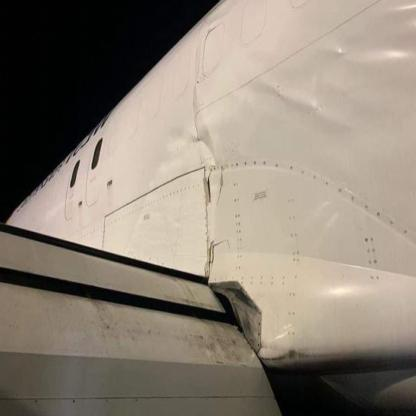
#> input picture Backend/temp_image.jpg, 416 x 416 px; its folder holds only this picture in this run; the run also reads 1 picture not shown here
$ jupyter execute --allow-errors Backend.ipynb
#> lines starting #> are read from the running program, lines starting #| are printed output that depends on the picture; after the words box and inside, x2 and y2 are one past the last pixel; in counts of white or black regions, pixels touching at a corner belong together
 # EXSISTING AND LAGGING MODELS

[cell 1]
import numpy as np
import matplotlib.pyplot as plt
from scipy.signal import butter, filtfilt

# Generate sample electrical signals (replace this with your actual data)
num_samples = 1000
time = np.linspace(0, 10, num_samples)
normal_signal = np.sin(2 * np.pi * 1 * time) + np.random.normal(0, 0.1, num_samples)
faulty_signal = np.sin(2 * np.pi * 1 * time) + np.sin(2 * np.pi * 3 * time) + np.random.normal(0, 0.1, num_samples)

# Introduce a fault scenario (intermittent shorts due to partial wire severance)
faulty_signal += np.random.choice([0, 2], size=num_samples, p=[0.95, 0.05])  # Introduce intermittent shorts

# Preprocess signals (e.g., remove noise)
def preprocess_signal(signal):
    # Example: Apply a low-pass filter to remove high-frequency noise
    b, a = butter(4, 0.1, 'low')
    filtered_signal = filtfilt(b, a, signal)
    return filtered_signal

normal_signal_processed = preprocess_signal(normal_signal)
faulty_signal_processed = preprocess_signal(faulty_signal)

# Extract features (e.g., signal energy)
def extract_features(signal):
    return np.sum(np.square(signal))

normal_feature = extract_features(normal_signal_processed)
faulty_feature = extract_features(faulty_signal_processed)

# Simple anomaly detection
def detect_fault(normal_feature, faulty_feature, threshold):
    if faulty_feature > threshold * normal_feature:
        return True
    else:
        return False

# Set a threshold (adjust this based on your data and application)
threshold = 1.5

# Detect faults
is_faulty = detect_fault(normal_feature, faulty_feature, threshold)

# Output fault detection result
if is_faulty:
    print("Fault detected! Check the wiring.")
else:
    print("No fault detected. Everything seems normal.")

# Visualize signals and fault location
plt.figure(figsize=(12, 6))
plt.subplot(2, 1, 1)
plt.plot(time, normal_signal, label='Normal Signal')
plt.plot(time, faulty_signal, label='Faulty Signal')
plt.xlabel('Time')
plt.ylabel('Amplitude')
plt.title('Electrical Signals')
plt.legend()

plt.subplot(2, 1, 2)
plt.plot(time, normal_signal_processed, label='Normal Signal (Processed)')
plt.plot(time, faulty_signal_processed, label='Faulty Signal (Processed)')
plt.xlabel('Time')
plt.ylabel('Amplitude')
plt.title('Processed Signals')
plt.legend()

# Highlight fault location
faulty_indices = np.where(faulty_signal != faulty_signal_processed)[0]
plt.scatter(time[faulty_indices], faulty_signal_processed[faulty_indices], color='red', label='Fault Location')
plt.legend()

plt.show()
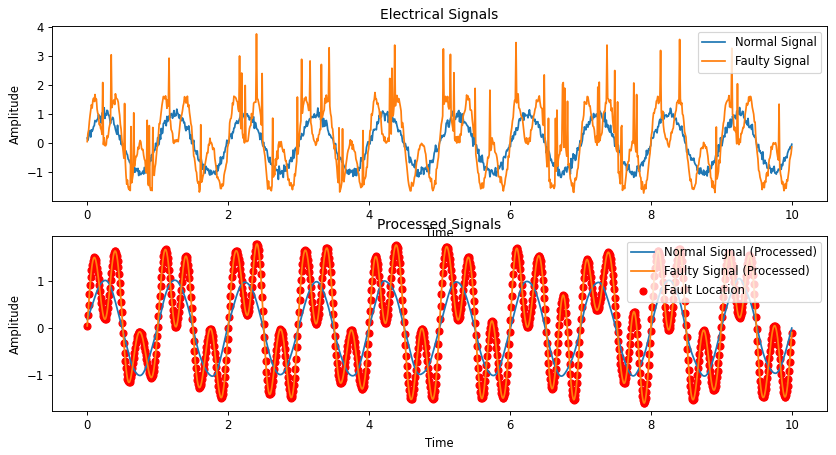
#> figure drawn by matplotlib, 2 panels; panel 1: curve peaks at x = 9.26, y = 1.23; panel 1: curve peaks at x = 2.4, y = 3.77; panel 2: curve peaks at x = 9.25, y = 1.05; panel 2: curve peaks at x = 2.41, y = 1.79

[cell 2]
import numpy as np
import matplotlib.pyplot as plt

# Sample altitude data (replace this with your actual data)
altitude_data = np.array([0, 1000, 5000, 10000, 20000, 30000, 25000, 10000, 5000, 2000, 1000, 0])
timestamps = np.arange(len(altitude_data))  # Assuming one timestamp per altitude measurement

# Sample timestamps of fault detections (replace this with your actual data)
fault_timestamps = [3, 7, 9]  # Assuming faults detected at timestamps 3, 7, and 9

# Define flight phases based on altitude thresholds (replace with actual thresholds)
phases = {
    "Taxi": (0, 100),  # Altitude less than 100 ft
    "Takeoff": (100, 1000),  # Altitude between 100 and 1000 ft
    "Climb": (1000, 30000),  # Altitude between 1000 and 30000 ft
    "Descent": (30000, 1000),  # Altitude between 30000 and 1000 ft
    "Landing": (1000, 0),  # Altitude decreasing from 1000 ft to ground level
}

# Function to determine flight phase based on altitude
def get_flight_phase(altitude):
#> called with altitude = 10000
    for phase, (min_alt, max_alt) in phases.items():
        if min_alt <= altitude <= max_alt:
            return phase
    return "Unknown"

# Determine flight phases for each fault detection
fault_phases = [get_flight_phase(altitude_data[ts]) for ts in fault_timestamps]

# Plot altitude data with fault detections
plt.figure(figsize=(10, 6))
plt.plot(timestamps, altitude_data, label="Altitude")
plt.scatter(fault_timestamps, altitude_data[fault_timestamps], color="red", label="Fault Detection")
plt.xlabel("Time")
plt.ylabel("Altitude (ft)")
plt.title("Altitude Profile with Fault Detections")
plt.legend()
plt.grid(True)
plt.show()
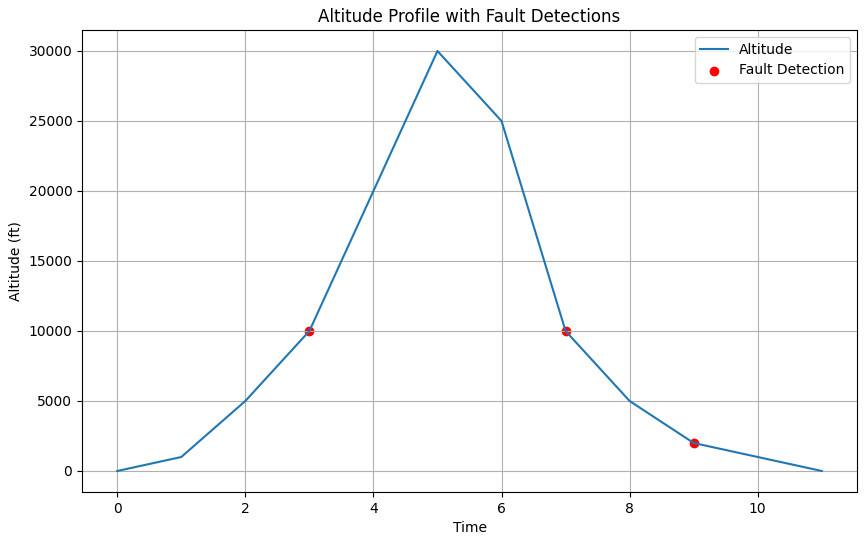
#> figure drawn by matplotlib, 1 panel; curve peaks at x = 5, y = 30000

# Output flight phases for each fault detection
for i, fault_phase in enumerate(fault_phases):
    print(f"Fault detected during {fault_phase} phase at timestamp {fault_timestamps[i]}")

[cell 3]
import numpy as np
import matplotlib.pyplot as plt
from scipy.signal import butter, filtfilt

# Function to preprocess signals
def preprocess_signal(signal):
    # Apply a low-pass filter to remove high-frequency noise
    b, a = butter(4, 0.1, 'low')
    filtered_signal = filtfilt(b, a, signal)
    return filtered_signal

# Function to extract features
def extract_features(signal):
    return np.sum(np.square(signal))

# Function to detect faults
def detect_fault(normal_feature, faulty_feature, threshold):
    if faulty_feature > threshold * normal_feature:
        return True
    else:
        return False

# Example function to receive electrical signal data from sensors
def receive_signal_data():
    # Replace this with actual data acquisition code
    num_samples = 1000
    time = np.linspace(0, 10, num_samples)
    normal_signal = np.sin(2 * np.pi * 1 * time) + np.random.normal(0, 0.1, num_samples)
    # Introduce a fault scenario (intermittent shorts due to partial wire severance)
    faulty_signal = np.sin(2 * np.pi * 1 * time) + np.sin(2 * np.pi * 3 * time) + np.random.normal(0, 0.1, num_samples)
    faulty_signal += np.random.choice([0, 2], size=num_samples, p=[0.95, 0.05])  # Introduce intermittent shorts
    return normal_signal, faulty_signal

# Example function to notify fault
def notify_fault():
    print("Fault detected! Check the wiring.")

# Example function to provide rectification guidance
def provide_rectification_guidance():
    print("Rectification guidance: Inspect wiring connections and repair any faults.")

# Main function
def main():
    # Threshold for fault detection
    threshold = 1.5

    # Receive electrical signal data
    normal_signal, faulty_signal = receive_signal_data()

    # Preprocess signals
    normal_signal_processed = preprocess_signal(normal_signal)
    faulty_signal_processed = preprocess_signal(faulty_signal)

    # Extract features
    normal_feature = extract_features(normal_signal_processed)
    faulty_feature = extract_features(faulty_signal_processed)

    # Detect faults
    is_faulty = detect_fault(normal_feature, faulty_feature, threshold)

    # Output fault detection result
    if is_faulty:
        notify_fault()
        provide_rectification_guidance()
    else:
        print("No fault detected. Everything seems normal.")

    # Visualize signals
    plt.figure(figsize=(12, 12))
    plt.subplot(2, 1, 1)
    plt.plot(normal_signal, label='Normal Signal')
    plt.plot(faulty_signal, label='Faulty Signal')
    plt.xlabel('Time')
    plt.ylabel('Amplitude')
    plt.title('Electrical Signals')
    plt.legend()

    plt.subplot(2, 1, 2)
    plt.plot(normal_signal_processed, label='Normal Signal (Processed)')
    plt.plot(faulty_signal_processed, label='Faulty Signal (Processed)')
    plt.xlabel('Time')
    plt.ylabel('Amplitude')
    plt.title('Processed Signals')
    plt.legend()

    plt.show()
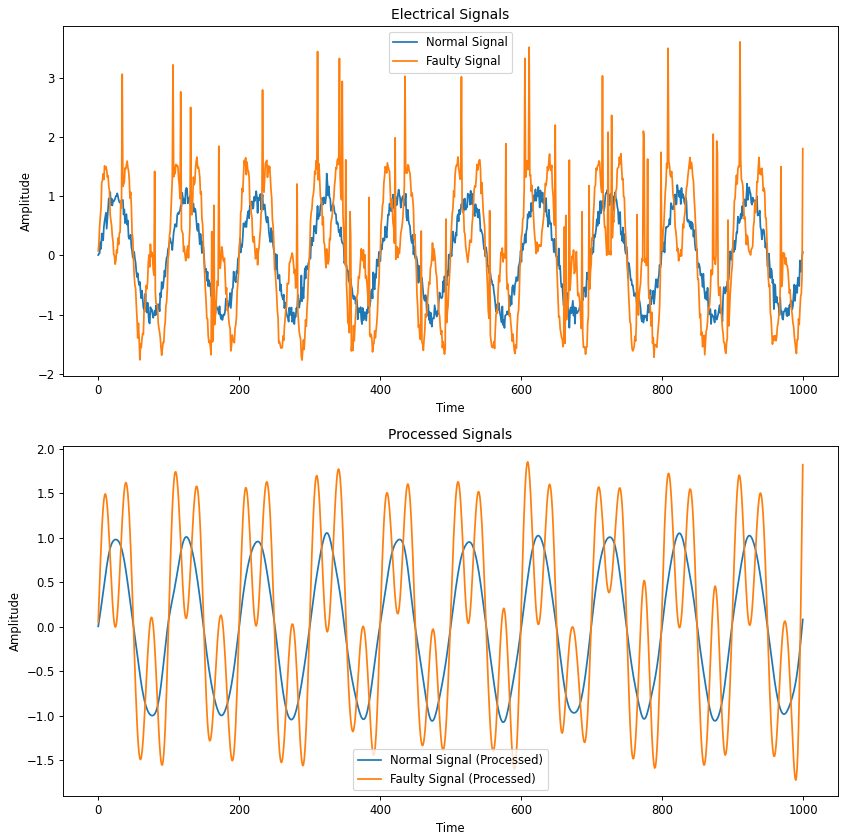
#> figure drawn by matplotlib, 2 panels; panel 1: curve peaks at x = 324, y = 1.38; panel 1: curve peaks at x = 910, y = 3.6; panel 2: curve peaks at x = 324, y = 1.06; panel 2: curve peaks at x = 609, y = 1.85

# Run the main function
if __name__ == "__main__":
    main()

 # UNIQUENESS AND NEW APPROACH -  GANS ALGORITHM

# GAN-Based Anomaly Detection in Electrical Signals

## Introduction

In this notebook, we demonstrate the use of Generative Adversarial Networks (GANs) for detecting anomalies in electrical signals. The GAN model is trained to generate synthetic signals that closely resemble normal electrical signals. By comparing the real signals to the generated ones, we can identify anomalies.

## Advantages of GANs over Traditional Anomaly Detection Methods

### 1. Data Generation Capability
GANs can generate synthetic data that resembles real data, which is useful when data is scarce. This ability allows GANs to create a comprehensive dataset for training, improving the model's performance in detecting anomalies.

### 2. Unsupervised Learning
GANs can learn the distribution of normal data without requiring labeled anomalies. This unsupervised learning approach is advantageous in real-world scenarios where labeled anomalies are rare or unavailable.

### 3. Flexibility and Adaptability
GANs can be adapted to various data types (e.g., images, time series, text) and different domains (e.g., cybersecurity, medical diagnostics, finance) due to their flexible architecture.

### 4. Better Feature Representation
The generator in GANs learns to capture the data distribution and can uncover complex patterns. This learned representation can be more effective for anomaly detection than handcrafted features used in traditional methods.

### 5. Dynamic Anomaly Detection
GANs can dynamically adapt to new types of anomalies by continuously learning from the data, identifying emerging patterns that were not present during the initial training phase.

### 6. Robustness to Noise
GANs, particularly when trained with noise, can become robust to variations and noise in the data, helping to distinguish between true anomalies and random noise.

## Implementation Details

### 1. Preprocessing Signals
We use a low-pass filter to remove high-frequency noise from the signals.

### 2. Training the GAN
The GAN is trained using normal signal data, with the generator learning to produce synthetic signals and the discriminator learning to distinguish between real and fake signals.

### 3. Generating and Processing Fake Signals
We generate synthetic signals using the trained generator and process these signals using the same preprocessing steps as the normal signals.

### 4. Detecting Faults
Anomalies are detected by comparing the mean squared error (MSE) between the real and generated signals. Signals with high MSE scores are flagged as potentially faulty.

## Visualization

We visualize the processed normal and generated signals to compare their patterns and identify anomalies.

[cell 4]
import numpy as np
import matplotlib.pyplot as plt
from scipy.signal import butter, filtfilt
from keras.models import Sequential
from keras.layers import Dense

# Define the Generator model
def build_generator():
    model = Sequential()
    model.add(Dense(128, input_dim=100, activation='relu'))
    model.add(Dense(256, activation='relu'))
    model.add(Dense(1, activation='linear'))
    return model

# Define the Discriminator model
def build_discriminator():
    model = Sequential()
    model.add(Dense(256, input_dim=1, activation='relu'))
    model.add(Dense(128, activation='relu'))
    model.add(Dense(1, activation='sigmoid'))
    model.compile(loss='binary_crossentropy', optimizer='adam', metrics=['accuracy'])
    return model

# Function to preprocess signals with adjustable padlen
def preprocess_signal(signal, padlen=15):
    # Check if the signal length is sufficient for filtering
    if len(signal) <= padlen:
        # Adjust padlen to the maximum possible value
        padlen = len(signal) - 1

    # Apply a low-pass filter to remove high-frequency noise
    b, a = butter(4, 0.1, 'low')
    filtered_signal = filtfilt(b, a, signal, padlen=padlen)
    return filtered_signal

# Function to generate fake signals using GAN
def generate_fake_signals(generator, num_samples):
    noise = np.random.normal(0, 1, (num_samples, 100))
    fake_signals = generator.predict(noise)
    return fake_signals

# Function to detect faults
def detect_fault(normal_signal, fake_signals):
    mse_scores = np.mean(np.square(normal_signal - fake_signals), axis=1)
    threshold = np.mean(mse_scores) + 2 * np.std(mse_scores)  # Set threshold
    is_faulty = mse_scores > threshold
    return is_faulty

# Function to process generated fake signal
def process_fake_signal(fake_signal):
    # Apply the same preprocessing as the normal signal
    processed_fake_signal = preprocess_signal(fake_signal, padlen=min(15, len(fake_signal)-1))
    return processed_fake_signal

# Main function
def main():
    # Receive electrical signal data
    num_samples = 1000
    time = np.linspace(0, 10, num_samples)
    normal_signal = np.sin(2 * np.pi * 1 * time) + np.random.normal(0, 0.1, num_samples)

    # Preprocess signals
    normal_signal_processed = preprocess_signal(normal_signal)

    # Train GAN using normal signal data
    generator = build_generator()
    discriminator = build_discriminator()

    # Define GAN model
    gan = Sequential()
    gan.add(generator)
    discriminator.trainable = False
    gan.add(discriminator)
    gan.compile(loss='binary_crossentropy', optimizer='adam')

    gan.fit(np.random.normal(0, 1, (num_samples, 100)), np.ones((num_samples, 1)), epochs=100, batch_size=32)

    # Generate fake signals using GAN
    fake_signals = generate_fake_signals(generator, num_samples)

    # Reshape fake_signals if necessary
    if fake_signals.shape[0] != num_samples:
        fake_signals = fake_signals.reshape(num_samples, -1)

    # Process the generated fake signal
    processed_fake_signal = np.array([process_fake_signal(fake_signal) for fake_signal in fake_signals])

    # Detect faults
    is_faulty = detect_fault(normal_signal_processed, processed_fake_signal)

    # Output fault detection result
    if np.any(is_faulty):
        print("Fault detected! Check the wiring.")
    else:
        print("No fault detected. Everything seems normal.")

    # Visualize signals
    plt.figure(figsize=(12, 6))
    plt.plot(time, normal_signal_processed, label='Normal Signal (Processed)')
    plt.plot(time, processed_fake_signal[:, 0], label='Generated Fake Signal (Processed)')
    plt.xlabel('Time')
    plt.ylabel('Amplitude')
    plt.title('Processed Signals')
    plt.legend()
    plt.show()

# Run the main function
if __name__ == "__main__":
    main()
#> (the call stopped at in build_generator, `model = Sequential()`: keras is not available in this run)

# Backend code before converting it to flask

# Crack Detection and Measurement in Images

This notebook demonstrates how to detect cracks in an image, save the detected cracked parts as separate images, and generate a PDF report with the measurements of each crack.

## Libraries and Modules Used
- `easygui`: For file selection dialog.
- `PIL (Python Imaging Library)`: For image processing.
- `matplotlib`: For displaying images.
- `cv2 (OpenCV)`: For image processing and contour detection.
- `numpy`: For numerical operations.
- `reportlab`: For generating PDF reports.
- `os`: For file and directory operations.

## Workflow

### 1. Select an Image File
The user is prompted to select an image file using `easygui.fileopenbox`.

### 2. Open and Convert the Image
The selected image is opened using `PIL.Image.open` and converted to a NumPy array for processing with OpenCV.

### 3. Preprocess the Image
The image is converted to grayscale using `cv2.cvtColor`, and Gaussian blur is applied to reduce noise using `cv2.GaussianBlur`.

### 4. Edge Detection
Canny edge detection is applied to the blurred image using `cv2.Canny` to detect edges.

### 5. Close Gaps in Edges
Morphological operations are performed using `cv2.morphologyEx` to close gaps in the detected edges.

### 6. Find Contours
Contours are found in the processed image using `cv2.findContours`.

### 7. Save Detected Cracked Parts
Each detected cracked part is saved as a separate image in a folder using the `save_cracked_parts` function.

### 8. Generate PDF Report
A PDF report is generated using `reportlab.pdfgen.canvas`. The report includes the length of each detected crack.

### 9. Display the Image
The image with the detected cracks highlighted and numbered is displayed using `matplotlib.pyplot`.

[cell 5]
import easygui
from PIL import Image
import matplotlib.pyplot as plt
import cv2
import numpy as np
from reportlab.lib.pagesizes import letter
from reportlab.pdfgen import canvas
import os

# Function to calculate the length of a contour
def calculate_length(contour):
    perimeter = cv2.arcLength(contour, True)
    return perimeter * 0.01  # Convert to centimeters assuming each pixel represents 1 mm

# Function to save the detected cracked parts as images in a folder
def save_cracked_parts(contours, image, output_folder):
    # Create the output folder if it doesn't exist
    os.makedirs(output_folder, exist_ok=True)

    for idx, contour in enumerate(contours, start=1):
        # Get bounding box coordinates for contour
        x, y, w, h = cv2.boundingRect(contour)

        # Extract the region of interest (ROI) from the original image
        cracked_part = image[y:y+h, x:x+w]

        # Save the cracked part as an image file
        cv2.imwrite(os.path.join(output_folder, f"cracked_part_{idx}.jpg"), cracked_part)

# Prompt the user to select an image file
file_path = easygui.fileopenbox(filetypes=["*.jpg", "*.jpeg", "*.png", "*.bmp", "*.gif"])
#> the answer given: temp_image.jpg
#> further down, img is the input picture: PIL image 416x416 RGB; mean R, G, B 139, 128.7, 116.3
#> `gray_img = cv2.cvtColor(img_np, cv2.COLOR_RGB2GRAY)`:
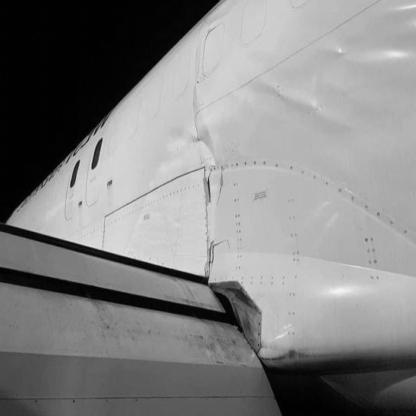
#> gray_img: shape (416, 416); min 0, max 243, mean 130.3
#> `edges_img = cv2.Canny(blurred_img, 30, 150)`:
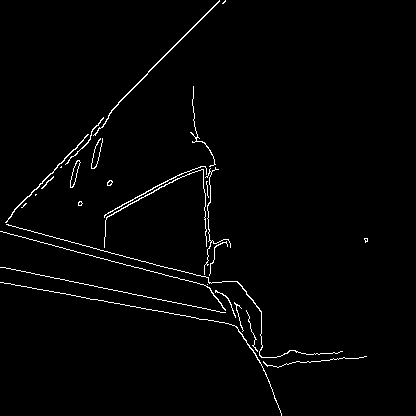
#> edges_img: shape (416, 416); 1.7% white in thin lines or dots, all inside (x1, y1, x2, y2) = (0, 0, 368, 416)
#> `closed_edges_img = cv2.morphologyEx(edges_img, cv2.MORPH_CLOSE, kernel)`:
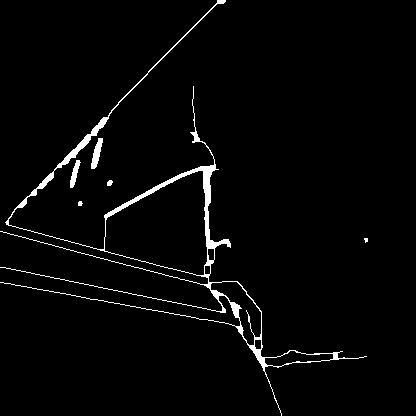
#> closed_edges_img: shape (416, 416); 2.6% white; 6 white regions (1 under 20 px)
#> `contours, _ = cv2.findContours(closed_edges_img.copy(), cv2.RETR_EXTER..`: contours = 6 contours, 3 with area under 20; largest, box (x1, y1, x2, y2) and area: (0, 0, 367, 416) 11482, (91, 138, 103, 169) 156, (70, 160, 81, 188) 110

#> (the rest of this cell did not finish here and is left out)

#> the loop in save_cracked_parts, `for idx, contour in enumerate(contours, start=1):` made 6 passes
#> (x, y, w, h) on passes 1 to 6: (364, 238, 4, 5), (78, 201, 5, 5), (107, 180, 6, 6), (70, 160, 11, 28), (91, 138, 12, 31), (0, 0, 367, 416)

    # Create a PDF file to save the measurements
    pdf_path = "crack_measurements.pdf"
    c = canvas.Canvas(pdf_path, pagesize=letter)
    c.setFont("Helvetica", 12)

    # Iterate over each contour and draw it with its length and crack number
    for idx, contour in enumerate(contours, start=1):
        # Draw the contour on the image
        cv2.drawContours(img_np, [contour], -1, (0, 255, 0), 2)

        # Calculate the length of the contour
        length = calculate_length(contour)

        # Get bounding box coordinates for contour
        x, y, w, h = cv2.boundingRect(contour)

        # Draw the length and crack number next to the contour
        cv2.putText(img_np, f"Crack {idx}", (x, y - 10), cv2.FONT_HERSHEY_SIMPLEX, 0.5, (255, 0, 0), 2)

        c.drawString(50, 750 - idx * 20, f"Crack {idx}: {length:.2f} cm")

    # Save the PDF file
    c.save()

    # Display the image with crack numbers
    plt.imshow(img_np)
    plt.axis('off')
    plt.show()
